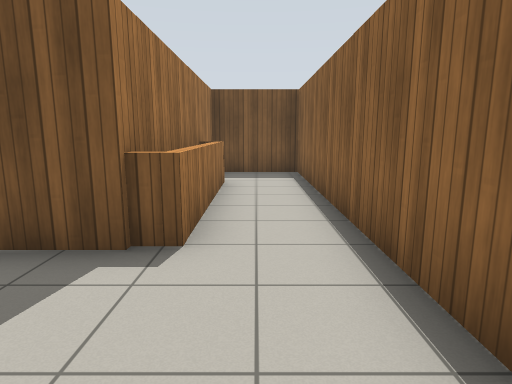
View 1 (above)

17 first-person views from a walk through a Gazebo world. The camera is 1.2 m above the floor, tilts 10° down and sees 75° across. The floor is counted in squares, 1 m on a side. Each view is taken from the middle of a square. On the plan, view 1 faces up. The plan holds only what a view shows up to about 13 squares ahead; the rest is blank. Gazebo's built-in surfaces are drawn with simple patterns.

View 2
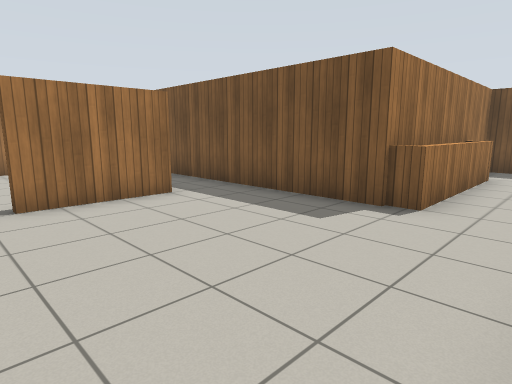

View 3
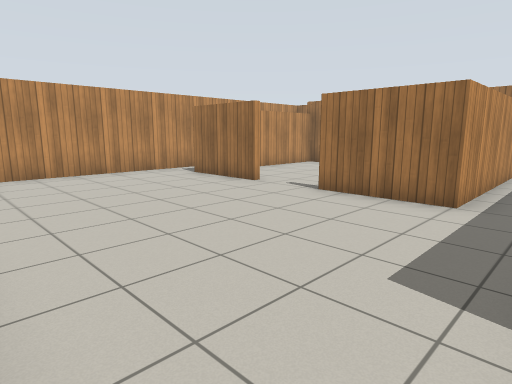

View 4
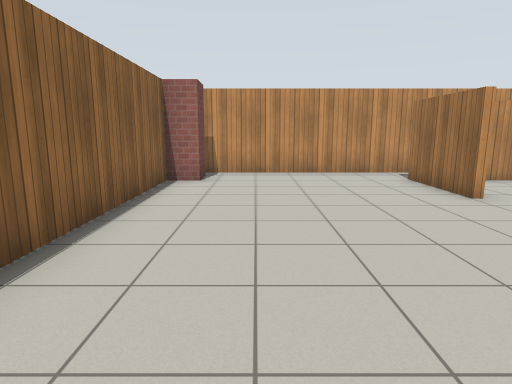

View 5
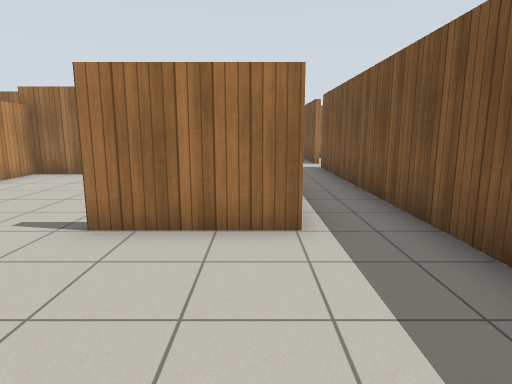

View 6
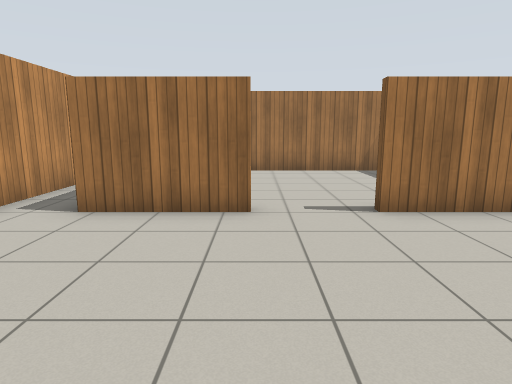

View 7
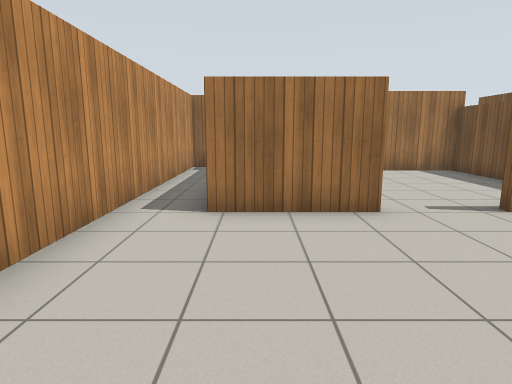

View 8
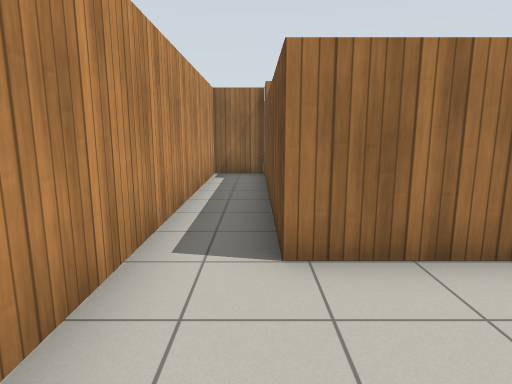

View 9
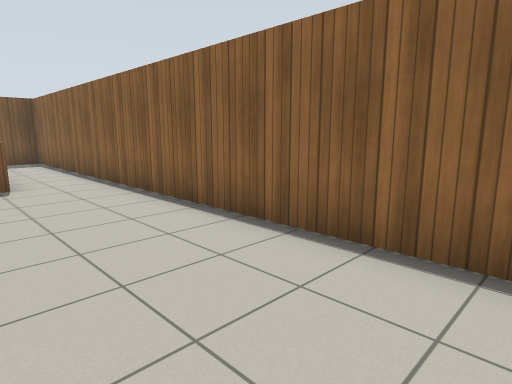

View 10
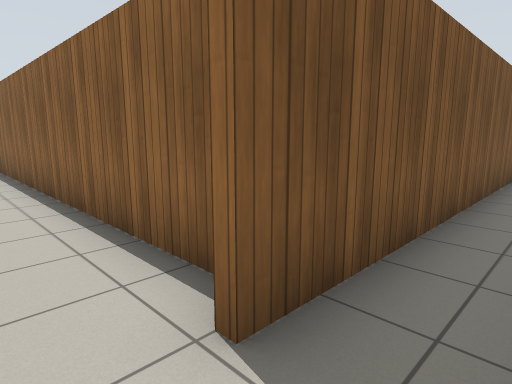

View 11
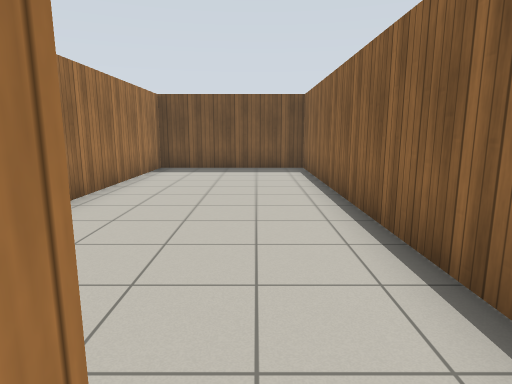

View 12
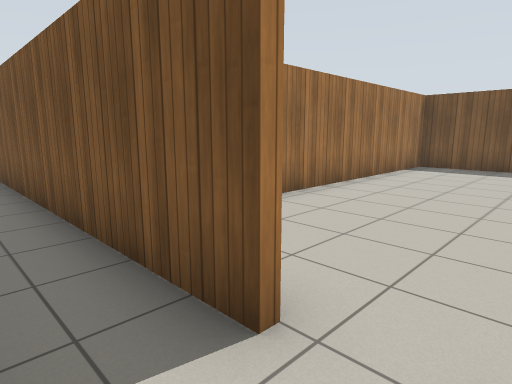

View 13
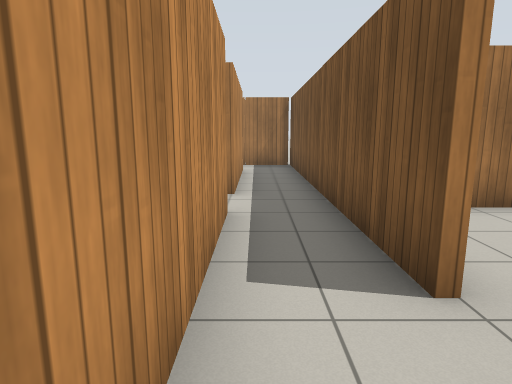

View 14
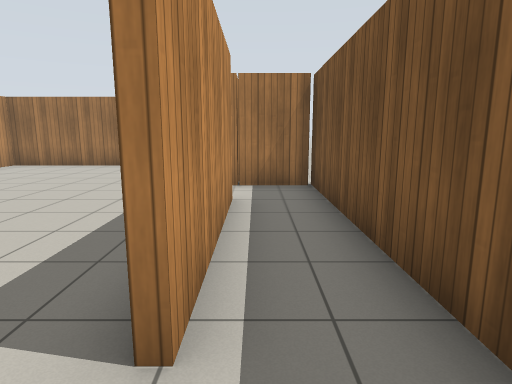

View 15
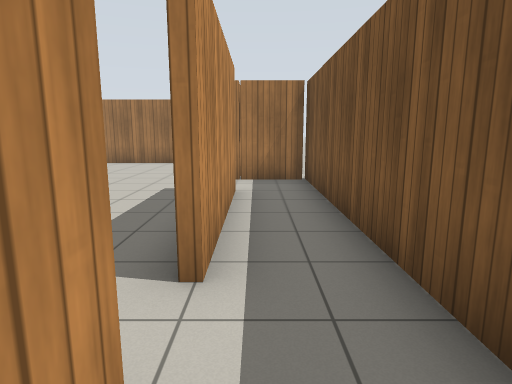

View 16
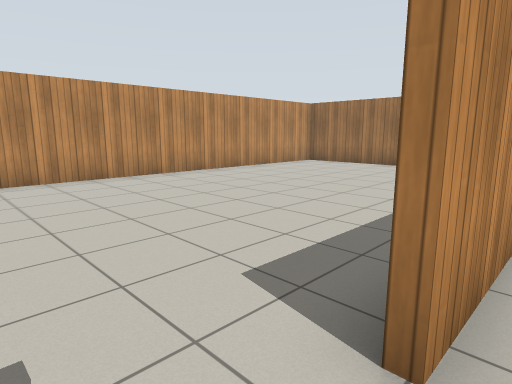

View 17
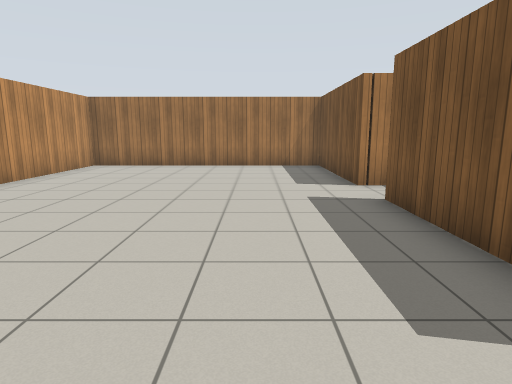

### Floor plan
Points are (right, up) in squares from view 1. A wall is a line through its corners. A room is listed if a view was taken in it or the views show most of it. See-through windows are left out.
Room 1 (views 1, 2, 3, 4, 5, 6, 7, 8, 9, 10, 11, 12, 13)
walls: (-5, -3) (-5, -5.7) (-11.4, -5.7); (-0.8, 3.3) (-12.9, 3.3); (-10, 1.6) (-5, 1.6) (-5, -1.1); (0.4, -6.5) (0.4, -5.5) (1.3, -5.5) (1.3, 10.4) (-1.3, 10.4) (-1.3, 3.3); (-12, -5.8) (-12, -7.2) (0.6, -7.2); (-14.5, 1.6) (-12.5, 1.6)
low walls: (-0.8, 8.2) (-0.8, 3.3)
ways out: opening at (-15.5, 2) to room 2; opening at (-14, 4) to room 4; opening at (-5, -2.5) to room 5
Room 2 (views 14, 15, 16)
walls: (-17, 1.6) (-14.5, 1.6); (-23.1, 1.6) (-18.5, 1.6); (-24.7, 3.2) (-24.7, 1.4); (-14.2, 3.3) (-25, 3.3)
ways out: opening at (-15.5, 2) to room 1; opening at (-24, 1) to room 3; opening at (-17.5, 1) to room 3
Room 3 (view 17)
walls: (-24.7, 1.4) (-29.5, 1.4) (-29.5, -7.2) (-18.1, -7.2); (-19.9, 1.4) (-23.1, 1.4)
ways out: opening at (-24, 1) to room 2; opening at (-17.5, 1) to room 2
Room 4 (no view inside)
walls: (-12.3, 4.1) (-12.3, 14.7) (-17.3, 14.7) (-17.3, 5.5)
ways out: opening at (-14, 4) to room 1
Room 5 (no view inside)
walls: (-8.5, 1.4) (-10.8, 1.4) (-10.8, -5.5) (-6.9, -5.5)
ways out: opening at (-5, -2.5) to room 1

Where each view was taken, in squares from view 1:
view 1: 0 up, 0 right, facing up
view 2: 2 down, 1 right, facing up-left
view 3: 3 up, 1 right, facing down-left
view 4: 3 up, 1 left, facing down
view 5: 1 up, 1 left, facing left
view 6: 3 down, 0 right, facing left
view 7: 5 down, 0 right, facing left
view 8: 6 down, 2 left, facing left
view 9: 5 down, 2 left, facing up-right
view 10: 2 up, 14 left, facing up-right
view 11: 3 up, 14 left, facing up
view 12: 2 up, 13 left, facing up-left
view 13: 2 up, 12 left, facing left
view 14: 2 up, 17 left, facing left
view 15: 2 up, 16 left, facing left
view 16: 2 up, 17 left, facing down-left
view 17: 1 down, 17 left, facing left
